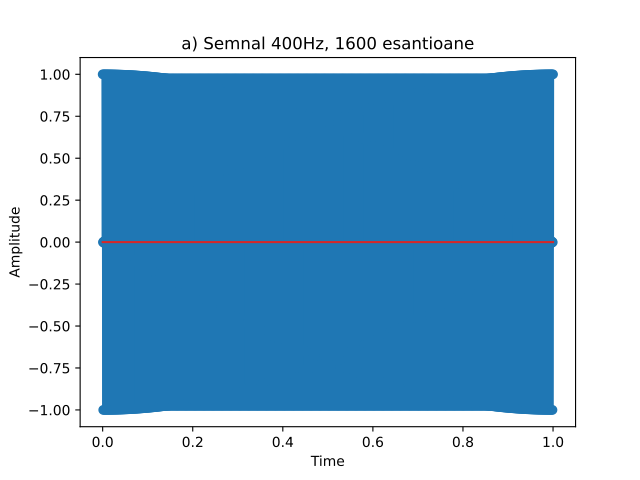

Generate this figure with Python:
import numpy as np
import matplotlib.pyplot as plt
pi=np.pi
def a(t):
    return np.cos(800*np.pi*t+0)


t=np.arange(0,1,0.00001)
esant=np.linspace(0,1,1600)
fig, ax = plt.subplots()

ax.plot(t,a(t))
ax.stem(esant,a(esant))
ax.set_title("a) Semnal 400Hz, 1600 esantioane")
ax.set_xlabel("Time")
ax.set_ylabel("Amplitude")

fig.show()
plt.savefig("a.pdf")
plt.show()
